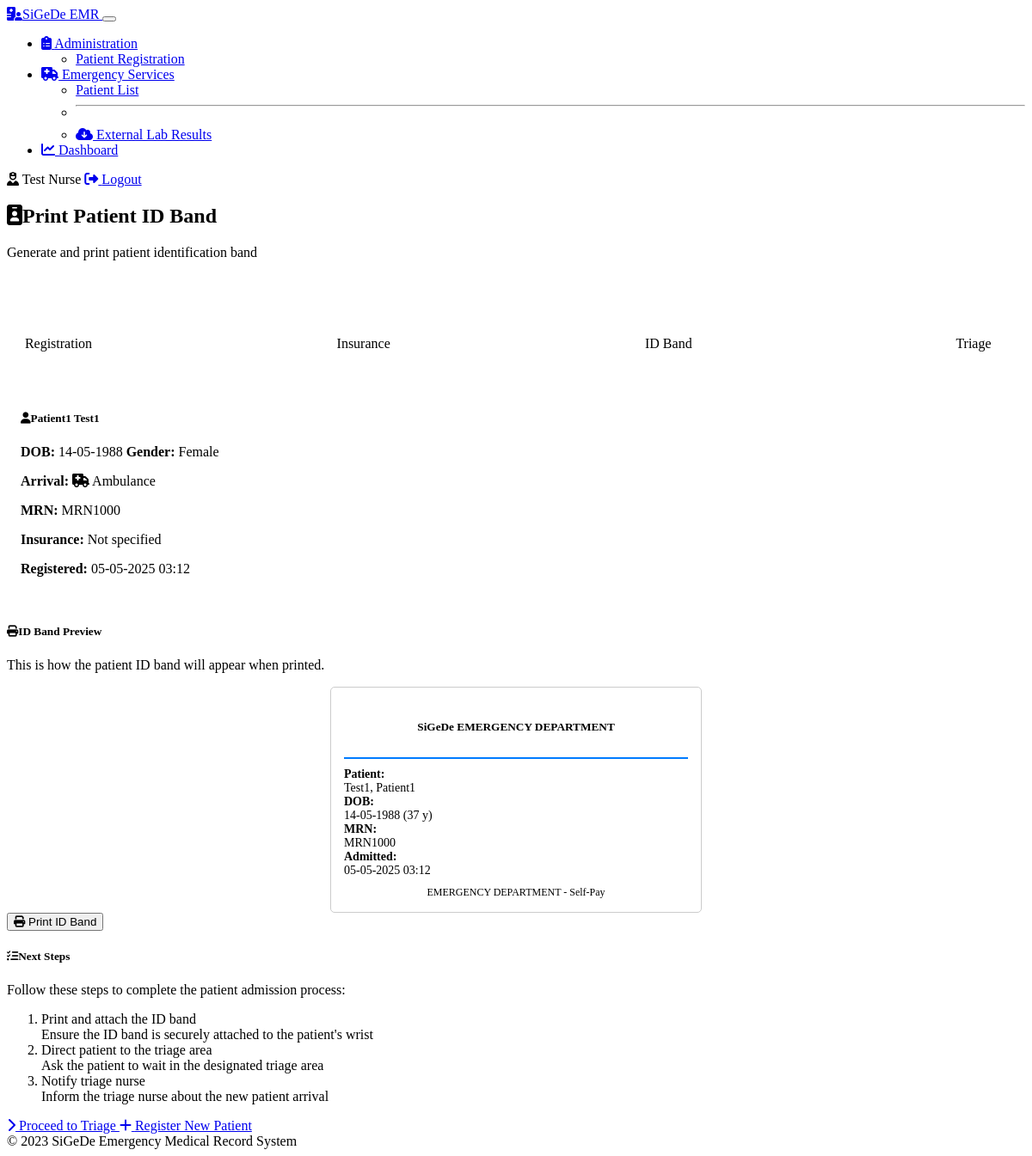
Screenshot of /admin/print-id-band/1 (signed in) with the database file from the repository.
### models.py (models this page shows, shortened)
class User(UserMixin, db.Model):
    id = db.Column(db.Integer, primary_key=True)
    username = db.Column(db.String(64), unique=True, nullable=False)
    email = db.Column(db.String(120), unique=True, nullable=False)
    password_hash = db.Column(db.String(256), nullable=False)
    full_name = db.Column(db.String(100), nullable=False)
    role = db.Column(db.String(20), default='nurse')
    created_at = db.Column(db.DateTime, default=datetime.utcnow)

class Patient(db.Model):
    id = db.Column(db.Integer, primary_key=True)
    medical_record_number = db.Column(db.String(20), unique=True, nullable=True)
    first_name = db.Column(db.String(50), nullable=False)
    last_name = db.Column(db.String(50), nullable=False)
    date_of_birth = db.Column(db.Date, nullable=False)
    gender = db.Column(db.String(10), nullable=False)
    address = db.Column(db.String(200), nullable=True)
    phone_number = db.Column(db.String(20), nullable=True)
    arrival_mode = db.Column(db.String(20), nullable=False)  # 'ambulance' or 'walk-in'
    referral_source = db.Column(db.String(100), nullable=True)  # For ambulance arrivals
    insurance_type = db.Column(db.String(50), nullable=True)
    insurance_number = db.Column(db.String(50), nullable=True)
    emergency_contact_name = db.Column(db.String(100), nullable=True)
    emergency_contact_phone = db.Column(db.String(20), nullable=True)
    created_at = db.Column(db.DateTime, default=datetime.utcnow)
    triage = db.relationship('Triage', backref='patient', uselist=False)
    nurse_assessments = db.relationship('NurseAssessment', backref='patient')
    doctor_examinations = db.relationship('DoctorExamination', backref='patient')
    lab_requests = db.relationship('LabRequest', backref='patient')
    prescriptions = db.relationship('Prescription', backref='patient')
    disposition = db.relationship('Disposition', backref='patient', uselist=False)

### routes/admin.py (the view)
@admin_bp.route('/print-id-band/<int:patient_id>', methods=['GET'])
@login_required
def print_id_band(patient_id):
    patient = Patient.query.get_or_404(patient_id)
    return render_template('admin/print_id_band.html', patient=patient)

### app.py (called while the page is built)
@login_manager.user_loader
def load_user(user_id):
    from models import User
    return User.query.get(int(user_id))

### templates/admin/print_id_band.html (shortened to what this page needs)
{% extends "base.html" %}
{% block content %}
<div class="row">
    <div class="col-12">
        <div class="medical-header">
            <h2><i class="fas fa-id-badge me-2"></i>Print Patient ID Band</h2>
            <p class="text-muted">Generate and print patient identification band</p>
        </div>
        <div class="workflow-steps mb-4">
            <div class="workflow-step completed">
                <div class="workflow-step-number">1</div>
                <div class="workflow-step-name">Registration</div>
            </div>
            <div class="workflow-step completed">
                <div class="workflow-step-number">2</div>
                <div class="workflow-step-name">Insurance</div>
            </div>
            <div class="workflow-step active">
                <div class="workflow-step-number">3</div>
                <div class="workflow-step-name">ID Band</div>
            </div>
            <div class="workflow-step">
                <div class="workflow-step-number">4</div>
                <div class="workflow-step-name">Triage</div>
            </div>
        </div>
        <div class="patient-info-box mb-4">
            <div class="row">
                <div class="col-md-6">
                    <h5><i class="fas fa-user me-2"></i>{{ patient.first_name }} {{ patient.last_name }}</h5>
                    <p class="mb-1">
                        <strong>DOB:</strong> {{ patient.date_of_birth.strftime('%d-%m-%Y') }}
                        <strong>Gender:</strong> {{ patient.gender }}
                    </p>
                    <p class="mb-1">
                        <strong>Arrival:</strong>
                        {% if patient.arrival_mode == 'ambulance' %}
                            <i class="fas fa-ambulance me-1"></i> Ambulance
                        {% else %}
                            <i class="fas fa-walking me-1"></i> Walk-in
                        {% endif %}
                    </p>
                </div>
                <div class="col-md-6">
                    {% if patient.medical_record_number %}
                        <p class="mb-1"><strong>MRN:</strong> {{ patient.medical_record_number }}</p>
                    {% endif %}
                    <p class="mb-1"><strong>Insurance:</strong> {{ patient.insurance_type or 'Not specified' }}</p>
                    <p class="mb-1"><strong>Registered:</strong> {{ patient.created_at.strftime('%d-%m-%Y %H:%M') }}</p>
                </div>
            </div>
        </div>
        <div class="row">
            <div class="col-md-6">
                <div class="card">
                    <div class="card-body">
                        <h5 class="card-title"><i class="fas fa-print me-2"></i>ID Band Preview</h5>
                        <p class="card-text text-muted">This is how the patient ID band will appear when printed.</p>
                        <div id="printable-id-band">
                            <div class="id-band">
                                <div class="id-band-header">
                                    <h5>SiGeDe EMERGENCY DEPARTMENT</h5>
                                </div>
                                <div class="id-band-content">
                                    <div class="row mb-1">
                                        <div class="col-5"><strong>Patient:</strong></div>
                                        <div class="col-7">{{ patient.last_name }}, {{ patient.first_name }}</div>
                                    </div>
                                    <div class="row mb-1">
                                        <div class="col-5"><strong>DOB:</strong></div>
                                        <div class="col-7">{{ patient.date_of_birth.strftime('%d-%m-%Y') }} ({{ (patient.created_at.year - patient.date_of_birth.year)|int }} y)</div>
                                    </div>
                                    <div class="row mb-1">
                                        <div class="col-5"><strong>MRN:</strong></div>
                                        <div class="col-7">{{ patient.medical_record_number or 'Not assigned' }}</div>
                                    </div>
                                    <div class="row mb-1">
                                        <div class="col-5"><strong>Admitted:</strong></div>
                                        <div class="col-7">{{ patient.created_at.strftime('%d-%m-%Y %H:%M') }}</div>
                                    </div>
                                </div>
                                <div class="id-band-footer">
                                    EMERGENCY DEPARTMENT - {{ patient.insurance_type or 'Self-Pay' }}
                                </div>
                            </div>
                        </div>
                        <div class="d-grid gap-2 mt-3">
                            <button id="print-id-band" class="btn btn-primary">
                                <i class="fas fa-print me-1"></i> Print ID Band
                            </button>
                        </div>
                    </div>
                </div>
            </div>
            <div class="col-md-6">
                <div class="card">
                    <div class="card-body">
                        <h5 class="card-title"><i class="fas fa-tasks me-2"></i>Next Steps</h5>
                        <p class="card-text text-muted">Follow these steps to complete the patient admission process:</p>
                        <ol class="list-group list-group-numbered mb-3">
                            <li class="list-group-item d-flex justify-content-between align-items-start">
                                <div class="ms-2 me-auto">
                                    <div class="fw-bold">Print and attach the ID band</div>
                                    Ensure the ID band is securely attached to the patient's wrist
                                </div>
                            </li>
                            <li class="list-group-item d-flex justify-content-between align-items-start">
                                <div class="ms-2 me-auto">
                                    <div class="fw-bold">Direct patient to the triage area</div>
                                    Ask the patient to wait in the designated triage area
                                </div>
                            </li>
                            <li class="list-group-item d-flex justify-content-between align-items-start">
                                <div class="ms-2 me-auto">
                                    <div class="fw-bold">Notify triage nurse</div>
                                    Inform the triage nurse about the new patient arrival
                                </div>
                            </li>
                        </ol>
                        <div class="d-grid gap-2">
                            <a href="{{ url_for('emergency.triage', patient_id=patient.id) }}" class="btn btn-success">
                                <i class="fas fa-chevron-right me-1"></i> Proceed to Triage
                            </a>
                            <a href="{{ url_for('admin.patient_registration') }}" class="btn btn-outline-secondary">
                                <i class="fas fa-plus me-1"></i> Register New Patient
                            </a>
                        </div>
                    </div>
                </div>
            </div>
        </div>
    </div>
</div>
{% endblock %}

### templates/base.html (shortened to what this page needs)
<!DOCTYPE html>
<html lang="en" data-bs-theme="dark">
<head>
    <link href="https://cdn.replit.com/agent/bootstrap-agent-dark-theme.min.css" rel="stylesheet">
    <link rel="stylesheet" href="https://cdnjs.cloudflare.com/ajax/libs/font-awesome/6.4.0/css/all.min.css">
    <link rel="stylesheet" href="{{ url_for('static', filename='css/custom.css') }}">
</head>
<body>
    {% if current_user.is_authenticated %}
    <nav class="navbar navbar-expand-lg navbar-dark bg-dark mb-4">
        <div class="container-fluid">
            <a class="navbar-brand" href="{{ url_for('admin.patient_registration') }}">
                <i class="fas fa-hospital-user me-2"></i>SiGeDe EMR
            </a>
            <button class="navbar-toggler" type="button" data-bs-toggle="collapse" data-bs-target="#navbarSupportedContent">
            </button>
            <div class="collapse navbar-collapse" id="navbarSupportedContent">
                <ul class="navbar-nav me-auto mb-2 mb-lg-0">
                    <li class="nav-item dropdown">
                        <a class="nav-link dropdown-toggle" href="#" id="adminDropdown" role="button" data-bs-toggle="dropdown">
                            <i class="fas fa-clipboard-list me-1"></i> Administration
                        </a>
                        <ul class="dropdown-menu">
                            <li><a class="dropdown-item" href="{{ url_for('admin.patient_registration') }}">Patient Registration</a></li>
                        </ul>
                    </li>
                    <li class="nav-item dropdown">
                        <a class="nav-link dropdown-toggle" href="#" id="emergencyDropdown" role="button" data-bs-toggle="dropdown">
                            <i class="fas fa-ambulance me-1"></i> Emergency Services
                        </a>
                        <ul class="dropdown-menu">
                            <li><a class="dropdown-item" href="{{ url_for('emergency.patient_list') }}">Patient List</a></li>
                            <li><hr class="dropdown-divider"></li>
                            <li><a class="dropdown-item" href="{{ url_for('laboratory.pending_results') }}">
                                <i class="fas fa-cloud-download-alt me-1"></i> External Lab Results
                            </a></li>
                        </ul>
                    </li>
                    <li class="nav-item">
                        <a class="nav-link" href="{{ url_for('dashboard.dashboard') }}">
                            <i class="fas fa-chart-line me-1"></i> Dashboard
                        </a>
                    </li>
                </ul>
                <div class="d-flex">
                    <span class="navbar-text me-3">
                        <i class="fas fa-user-nurse me-1"></i> {{ current_user.full_name or current_user.username }}
                    </span>
                    <a href="{{ url_for('auth.logout') }}" class="btn btn-outline-light btn-sm">
                        <i class="fas fa-sign-out-alt me-1"></i> Logout
                    </a>
                </div>
            </div>
        </div>
    </nav>
    {% endif %}
    <div class="container">
        {% block content %}{% endblock %}
    </div>
    <footer class="footer mt-5 py-3 bg-dark">
        <div class="container text-center">
            <span class="text-muted">
                &copy; 2023 SiGeDe Emergency Medical Record System
            </span>
        </div>
    </footer>
</body>
</html>

### static/css/custom.css (style rules this page uses)
.medical-header { border-bottom: 2px solid var(--bs-primary); margin-bottom: 1.5rem; padding-bottom: 0.5rem; }
.patient-info-box { background-color: var(--bs-dark); border-left: 4px solid var(--bs-primary); padding: 1rem; margin-bottom: 1.5rem; border-radius: 0 0.375rem 0.375rem 0; }
.id-band { width: 100%; max-width: 400px; padding: 15px; border: 1px solid #ccc; border-radius: 5px; margin: 0 auto; background-color: white; color: black; }
.id-band-header { text-align: center; border-bottom: 2px solid #007bff; padding-bottom: 5px; margin-bottom: 10px; }
.id-band-content { font-size: 14px; }
.id-band-footer { margin-top: 10px; font-size: 12px; text-align: center; }
.workflow-steps { display: flex; justify-content: space-between; margin-bottom: 2rem; overflow-x: auto; }
.workflow-step { text-align: center; position: relative; min-width: 120px; }
.workflow-step-number { width: 30px; height: 30px; border-radius: 50%; background-color: var(--bs-gray-700); color: white; display: flex; align-items: center; justify-content: center; margin: 0 auto 10px; }
.workflow-step.active .workflow-step-number { background-color: var(--bs-primary); }
.workflow-step.completed .workflow-step-number { background-color: var(--bs-success); }
.workflow-step:not(:last-child)::after { content: ''; position: absolute; top: 15px; right: -50%; width: 100%; height: 2px; background-color: var(--bs-gray-700); z-index: -1; }
.workflow-step.completed:not(:last-child)::after { background-color: var(--bs-success); }

### rows the page displays
User: full_name "Test Nurse"
Patient: first_name "Patient1", last_name "Test1", date_of_birth "14-05-1988", gender "Female", medical_record_number "MRN1000", insurance_type "Not specified", created_at "05-05-2025 03:12", (patient.created_at.year-patient.date_of_birth.year)|int "37", insurance_type "Self-Pay"
